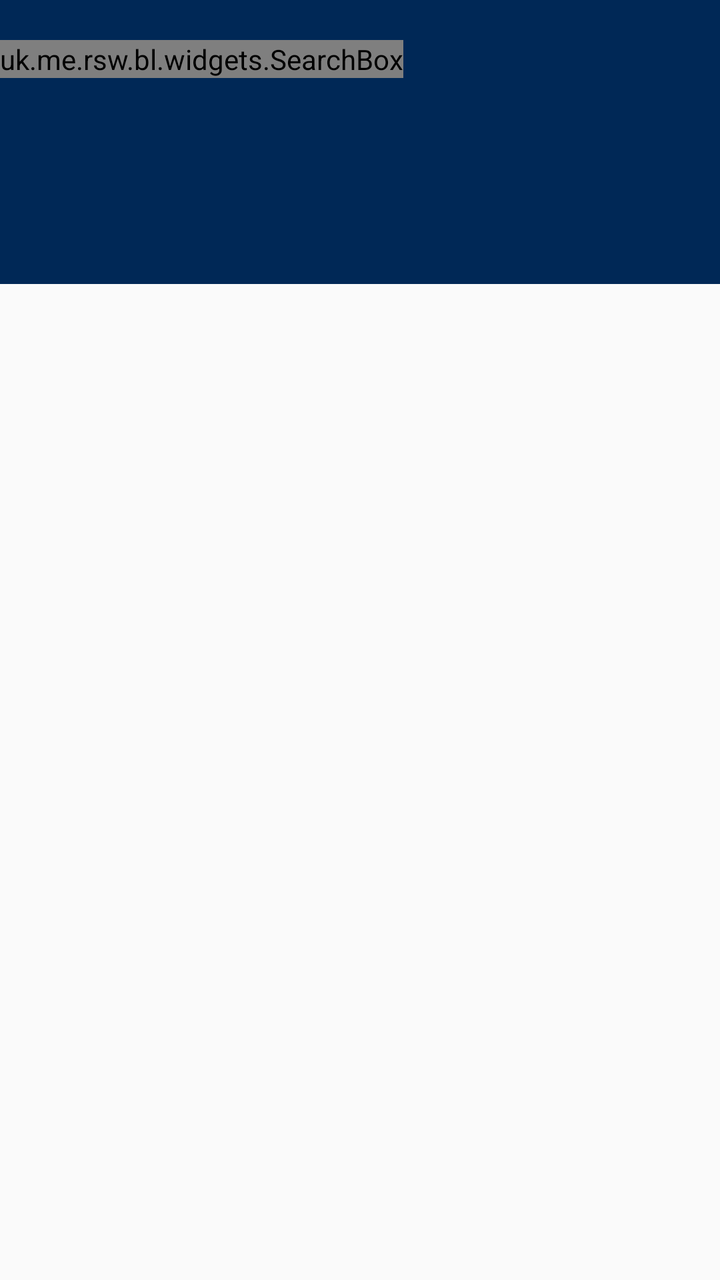
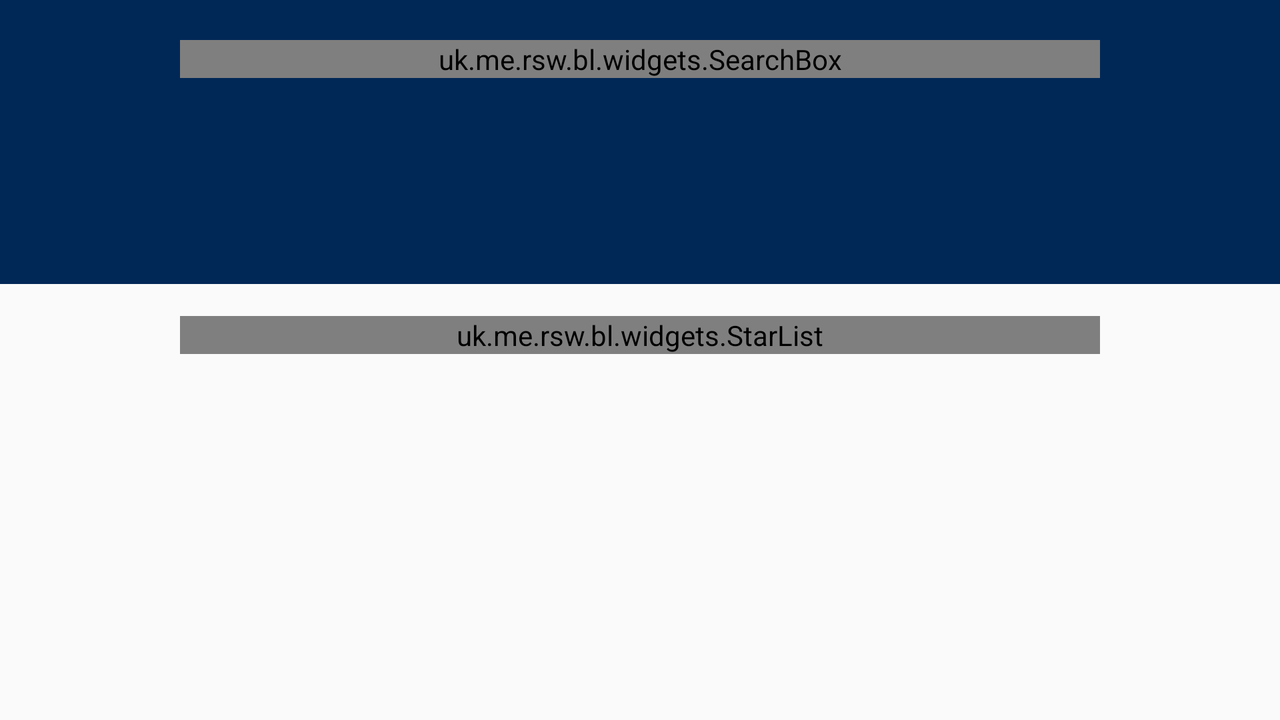

Compare how this app lays out the same screen by default and in its alternative resource folder. The renders come first, then the two layout files and the values they reference.
<!-- AndroidManifest.xml: application theme Blueline -->
<!-- res/layout/activity_main.xml -->
<android.support.v4.widget.DrawerLayout
    xmlns:android="http://schemas.android.com/apk/res/android"
    xmlns:app="http://schemas.android.com/apk/res-auto"
    android:id="@+id/drawer_layout"
    android:layout_width="match_parent"
    android:layout_height="match_parent">

    <FrameLayout
        android:layout_width="match_parent"
        android:layout_height="match_parent">

        <android.support.v7.widget.RecyclerView
            android:id="@+id/search_results"
            android:scrollbars="vertical"
            android:layout_width="match_parent"
            android:layout_height="wrap_content"
            android:paddingTop="64dp"
            android:paddingBottom="8dp"
            android:clipToPadding="false"
            android:visibility="gone"
            android:scrollbarThumbVertical="@drawable/scrollbar" />

        <View android:id="@+id/toolbar_background"
            android:layout_width="match_parent"
            android:layout_height="@dimen/toolbar_height_tall"
            android:layout_alignParentTop="true"
            android:background="@color/darkBlue"
            android:visibility="visible" />

        <uk.me.rsw.bl.widgets.SearchBox
            android:layout_width="wrap_content"
            android:layout_height="wrap_content"
            android:layout_gravity="top"
            android:layout_marginTop="@dimen/searchbox_top_margin"
            android:id="@+id/searchbox" />

    </FrameLayout>

    <android.support.design.widget.NavigationView
        android:id="@+id/navigation_view"
        android:layout_width="wrap_content"
        android:layout_height="match_parent"
        android:layout_gravity="start"
        android:background="@color/white"
        app:headerLayout="@layout/drawer_header"
        app:menu="@menu/menu_navigation_drawer"
        app:itemIconTint="@color/iconGrey"
        app:itemTextColor="@color/darkGrey" />

</android.support.v4.widget.DrawerLayout>
<!-- res/layout/drawer_header.xml (included above) -->
<FrameLayout
    xmlns:android="http://schemas.android.com/apk/res/android"
    android:layout_width="match_parent"
    android:layout_height="56dp"
    android:orientation="vertical">

    <ImageView
        android:layout_width="match_parent"
        android:layout_height="56dp"
        android:scaleType="fitStart"
        android:background="?attr/colorPrimary"
        android:src="@drawable/logo"/>

</FrameLayout>
<!-- resources referenced by this layout -->
<resources>
  <item name="darkBlue" type="color">#002856</item>
  <item name="darkGrey" type="color">#DE000000</item>
  <item name="iconGrey" type="color">#757575</item>
  <item name="white" type="color">#FFFFFF</item>
  <dimen name="searchbox_top_margin">20dp</dimen>
  <dimen name="toolbar_height_tall">142dp</dimen>
  <!-- drawable logo: png bitmap (drawable-hdpi, 4624 bytes) -->
  <!-- drawable scrollbar (drawable) -->
  <?xml version="1.0" encoding="utf-8"?>
  <shape xmlns:android="http://schemas.android.com/apk/res/android">
      <solid android:color="#CC002856" />
      <size android:width="3dp" />
      <padding
          android:left="2dp"
          android:right="2dp" />
  </shape>
  <!-- from res/values-v35/ -->
  <style name="Blueline" parent="Blueline.Base">
          <item name="android:windowOptOutEdgeToEdgeEnforcement">true</item>
      </style>
  <style name="Blueline.Base" parent="Theme.AppCompat.Light.NoActionBar">
          <item name="colorPrimary">@color/darkBlue</item>
          <item name="colorPrimaryDark">@color/darkerBlue</item>
          <item name="colorAccent">@color/lightBlue</item>
          <item name="android:textColorPrimary">@color/text_color_primary</item>
          <item name="android:textColorSecondary">@color/text_color_secondary</item>
  
          <item name="windowActionModeOverlay">true</item>
          <item name="actionModeBackground">@color/darkBlue </item>
  
          <item name="preferenceTheme">@style/PreferenceThemeOverlay.v14.Material</item>
          <item name="alertDialogTheme">@style/BluelineAlertDialogStyle</item>
  
      </style>
  <item name="darkerBlue" type="color">#000F3D</item>
  <item name="lightBlue" type="color">#29404C</item>
  <style name="BluelineAlertDialogStyle" parent="Theme.AppCompat.Light.Dialog.Alert">
          <item name="colorAccent">@color/lightBlue</item>
          <item name="android:textColorPrimary">@color/text_color_primary</item>
          <item name="android:background">@color/white</item>
      </style>
</resources>
<!-- res/layout-w460dp/activity_main.xml (the repository's variant of the layout above) -->
<!-- drawn on the phone turned sideways -->
<androidx.drawerlayout.widget.DrawerLayout
    xmlns:android="http://schemas.android.com/apk/res/android"
    xmlns:app="http://schemas.android.com/apk/res-auto"
    android:id="@+id/drawer_layout"
    android:layout_width="match_parent"
    android:layout_height="match_parent"
    android:background="@color/lightGrey">

    <RelativeLayout
        android:layout_width="match_parent"
        android:layout_height="match_parent">

        <View
            android:id="@+id/toolbar_background"
            android:layout_width="match_parent"
            android:layout_height="@dimen/toolbar_height_tall"
            android:layout_alignParentTop="true"
            android:background="@color/darkBlue"
            android:visibility="visible" />

        <androidx.recyclerview.widget.RecyclerView
            android:id="@+id/search_results"
            android:scrollbars="vertical"
            android:layout_width="fill_parent"
            android:layout_height="wrap_content"
            android:layout_centerHorizontal="true"
            android:paddingTop="68dp"
            android:paddingBottom="8dp"
            android:clipToPadding="false"
            android:visibility="gone"
            android:scrollbarThumbVertical="@drawable/scrollbar" />

        <uk.me.rsw.bl.widgets.SearchBox
            android:layout_width="460dp"
            android:layout_height="wrap_content"
            android:layout_alignParentTop="true"
            android:layout_centerHorizontal="true"
            android:layout_marginTop="@dimen/searchbox_top_margin"
            android:id="@+id/searchbox" />

        <uk.me.rsw.bl.widgets.StarList
            android:layout_width="460dp"
            android:layout_height="wrap_content"
            android:layout_marginTop="16dp"
            android:layout_centerHorizontal="true"
            android:layout_below="@id/toolbar_background"
            android:id="@+id/stars" />

    </RelativeLayout>

    <com.google.android.material.navigation.NavigationView
        android:id="@+id/navigation_view"
        android:layout_width="wrap_content"
        android:layout_height="match_parent"
        android:layout_gravity="start"
        android:background="@color/white"
        app:headerLayout="@layout/drawer_header"
        app:menu="@menu/menu_navigation_drawer"
        app:itemIconTint="@color/iconGrey"
        app:itemTextColor="@color/darkGrey" />

</androidx.drawerlayout.widget.DrawerLayout>
